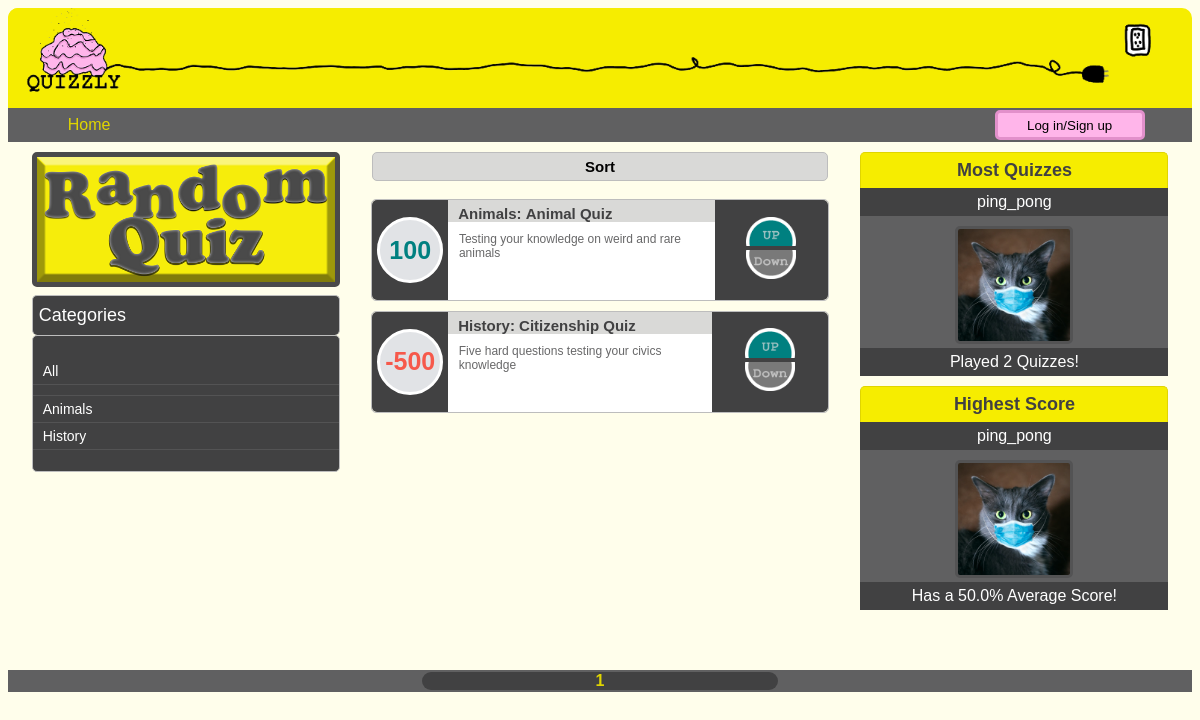
Page /1/All/default (signed in) on the committed database.
### tables this page shows
CREATE TABLE quizzes (quiz_id INTEGER PRIMARY KEY, title STRING, description STRING, author STRING, category STRING, votes INTEGER, date_created DATETIME);

CREATE TABLE votes (vote_id INTEGER PRIMARY KEY, quiz_id INTEGER, user_id INTEGER, upvote BOOL, downvote BOOL, FOREIGN KEY(quiz_id) REFERENCES quizzes(quiz_id), FOREIGN KEY(user_id) REFERENCES users(user_id));

CREATE TABLE users (user_id INTEGER PRIMARY KEY, username STRING, email STRING, password STRING, image STRING);

### app.py (the view)
@app.route("/<int:page>/<string:category>/<string:sort_by>")
def get_start(page = 1, category='All', sort_by = 'default'):
    update_user()
    prompts  ={"date":"quizzes.date_created DESC", "default":"quizzes.quiz_id", "highest_score":"quizzes.votes DESC", "lowest_score":"quizzes.votes"}
    res = get_quiz_list(prompts[sort_by], category)
    results = get_db_content("SELECT DISTINCT category FROM quizzes ORDER BY category", None, True)
    categories = [result[0] for result in results]
    start = (page-1)*10
    end = page*10
    if len(res) < end:
        end = len(res)
    if len(res) < start:
        start = int(end/10)*10
    number_of_pages = int(len(res)/10)
    if len(res)%10 > 0:
        number_of_pages += 1
    if number_of_pages <= page:
        page = number_of_pages
    results = get_db_content("SELECT username, user_id, COUNT(quiz_history.user) AS quiz_count FROM users INNER JOIN quiz_history ON quiz_history.user = users.user_id GROUP BY username ORDER BY quiz_count DESC LIMIT 1", None, True)
    print(results)
    most_quizzes = [result for result in results[0]]
    fname = "images/ProfilePics/{}.png".format(most_quizzes[1])
    most_quizzes[1] = url_for("static", filename=fname)
    results = get_db_content("SELECT username, user_id, (AVG(quiz_history.result))*100/5 AS quiz_avg FROM users INNER JOIN quiz_history ON quiz_history.user = users.user_id GROUP BY username ORDER BY quiz_avg DESC LIMIT 1", None, True)
    best_avg = [result for result in results[0]]
    fname = "images/ProfilePics/{}.png".format(best_avg[1])
    best_avg[1] = url_for("static", filename=fname)
    print(results)
    return render_template("start.html", quizzes=res[start:end], categories=categories, number_of_pages = number_of_pages, current_page = page, category=category, sort_by=sort_by, most_quizzes = most_quizzes, best_avg = best_avg )

### User.py (called while the page is built)
    def get_user_id(self):
        print(f"user id:{self._id}")
        return self._id

### app.py (called while the page is built)
def get_db_content(query, tup, fetchall=False):
    conn = sqlite3.connect(DATABASE)
    cursor = conn.cursor()
    if fetchall:
        if tup == None:
            result = cursor.execute(query).fetchall()
        else:
            result = cursor.execute(query, tup).fetchall()
    else:
        if tup == None:
            result = cursor.execute(query).fetchone()
        else:
            result = cursor.execute(query, tup).fetchone()
    conn.close()
    return result

def update_user():
    if session.get("USER_ID"):
        global user
        user = User(session.get("USER_ID"))

def get_quiz_list(order_by="quizzes.quiz_id", category = ""):
    if order_by == "default":
        order_by = "quizzes.quiz_id"
    if category == "All":
        category = ""
    query = "SELECT quizzes.quiz_id, quizzes.title, quizzes.description, quizzes.author, quizzes.category, quizzes.votes, votes.upvote, votes.downvote FROM quizzes LEFT JOIN votes ON votes.quiz_id = quizzes.quiz_id AND user_id=? WHERE quizzes.category LIKE '{}%' ORDER BY {} ".format(category, order_by)
    results = get_db_content(query,(user.get_user_id(), ), True)
    return [dict(zip(('id', 'title', 'description', 'author', 'category', 'votes', 'upvotes','downvotes'), result)) for result in results]

### templates/start.html (shortened to what this page needs)
{% extends "base.html" %}
        {%block head %}<link rel = "stylesheet" href = {{url_for('static', filename='css/style.css')}}/>{%endblock%}
         {%block sort%}
        <div class = "home_button" onclick="go_to('/')">Home</div>
        <li class = "logbutton-container">
              <button class = "login-button" id = "login-button" onclick="sign_up()">Log in/Sign up</button>
        </li>
        {%endblock%}
        {% block left %}
        <ul>
            <li class = "randomQuizContainer"><button class = "randomQuiz" onclick="play_random_quiz()"><img src = {{url_for('static', filename = "images/Buttons/randomquiz.png")}}/></button></li>
            <li class = "categories">Categories</li>
            <li>
                <ul class = "categoriesItems">
                    <li class = "categoriesAll" onclick="sort_by_category(this.innerHTML)">All</li>
                    <li></li>
                    {% for category in categories %}
                    <li class = "category" onclick="sort_by_category(this.innerHTML)">{{category}}</li>
                    {% endfor %}
                </ul>
            </li>
        </ul>
        {% endblock %}
        {% block middle %}
        <ul class = "quizcontainer">
            <li class = "sortopt-container">
            <div class = "sortopt">Sort
            </div>
        </li>
           {% for quiz in quizzes %}
            <li class = "innerContainer" >
                <ul class = "inner">
                  {% if quiz.votes >= 0 %}
                 <li class = "totalvote" id = "{{quiz.id}}_votes">{{quiz.votes}}</li>
                 {%else%}
                 <li class = "totalvote" id = "{{quiz.id}}_votes" style="color: #f6594b;">{{quiz.votes}}</li>
                 {%endif%}
                 <li><ul class = "subject" onclick="blub(this.id)" id= "{{quiz.id}}">
                    <li class = "subject-title">{{quiz.category}}: <span>{{ quiz.title }}</span></li>
                    <li class = "subject-desc">{{ quiz.description }}</li>
                 </ul></li>
                 <li class = "voteContainer"><ul class = "vote">
                     {% if quiz.upvotes == 1%}
                    <li class = "upvote"><img  class = "d1" id = "{{quiz.id}}_upv" src={{url_for('static', filename = "images/Buttons/up.png")}} onclick="upvote(this)"/></li>
                    {% else %}
                    <li class = "upvote"><img class = "d2" id = "{{quiz.id}}_upv" src={{url_for('static', filename = "images/Buttons/up.png")}} onclick="upvote(this)"/></li>
                    {% endif %}
                    {% if quiz.downvotes == 1 %}
                    <li class = "downvote"><img class = "d1" id = "{{quiz.id}}_downv" src={{ url_for('static',filename = "images/Buttons/down.png")}}/ onclick="downvote(this)"></li>
                    {%else%}
                    <li class = "downvote"><img class = "d2" id = "{{quiz.id}}_downv" src={{ url_for('static',filename = "images/Buttons/down.png")}}/ onclick="downvote(this)"></li>
                    {% endif %}
                </ul></li>
                 </ul>
             </li>
             {% endfor %}
        </ul>
        {% endblock %}
            {% block right %}
            <ul class = "topplayer">
                <li class = "topplayer-headline"><div>Most Quizzes</div></li>
                <li><ul>
                    <li class = "ppheadl">{{most_quizzes[0]}}</li>
                    <li class ="topPlayerPP"><img  src = {{most_quizzes[1]}}/></li>
                    <li class = "ppheadl subl">Played {{most_quizzes[2]}} Quizzes!</li>
                </ul></li>
            </ul>
        </li>
        <li>
            <ul class = "topplayer">
                <li class = "topplayer-headline"><div>Highest Score</div></li>
                <li><ul>
                    <li class = "ppheadl">{{best_avg[0]}}</li>
                    <li class ="topPlayerPP"><img src = {{best_avg[1]}}/></li>
                    <li class = "ppheadl subl">Has a {{best_avg[2]}}% Average Score!</li>
                </ul></li>
            </ul>
        </li>
            {% endblock %}

### templates/base.html (shortened to what this page needs)
<html>
    <head>
        <div class = "header">
            <ul>
                <li>
                <img class = "logo" src ={{url_for('static', filename='images/logo2.png')}}/>
                </li>
            </ul>
        </div>
        {% block head %}{% endblock %}
        <link rel = "stylesheet" href = {{url_for('static', filename='css/style_dashboard.css')}}/>
        <link rel = "stylesheet" href = {{url_for('static', filename='css/style-custom-message.css')}}/>
    </head>
    <body>
     <ul class = sort>
        {% block sort %}
        {% endblock %}
     </ul>
<ul class = "outter">
    <li class = "left">
        {% block left %}{% endblock %}
    </li>
    <li class = "middle">
        {% block middle %}{% endblock %}
    </li>
    <li class = "right">
        <ul>
            <li>
                <ul>{% block right %} {% endblock %}</ul>
            </li>
        </ul>
    </body>
<footer><div class = "page_nav" id = "page_nav"></div></footer>
</html>

### static/css/style.css (style rules this page uses)
body { font-family: Arial, Helvetica, sans-serif; background-color:#fffeeb; }
.randomQuiz { background-color: white; padding: 0; text-align: center; border: 5px solid #414142; border-radius: 5px; opacity: 0.95; cursor: pointer; width: 100%; }
.randomQuiz img { width: 100%; vertical-align: middle; }
footer { background-color: #606061; flex-direction: row; justify-content: left; align-items: center; padding-top: 2px; padding-bottom: 2px; margin-top: 50px; margin-bottom: 0px; }
.page_nav { background-color: #414142; margin: auto; width: 30%; text-align: center; border-radius: 10px; }
.sort { background-color: #606061; flex-direction: row; justify-content: left; align-items: center; padding-top: 2px; padding-bottom: 2px; margin-bottom: 10px;; }
.home_button { margin-left: 5%; width: 50px; cursor: pointer; text-align: center; color: #e0d500; }
.sort li { width: 100%; margin-right: 4%; }
.sortopt { position: relative; text-align: center; width: 30%; margin: auto; font-size: 15px; font-weight: bold; cursor: pointer; }
.sortopt-container { background-color:#d9d9d7; width: 96%; padding-top: 5px; padding-bottom: 5px; border-radius: 5px; margin: auto; margin-bottom: 10px; border: 1px solid #bdbdbd; }
.logbutton-container { display: flex; flex-direction: row; justify-content: flex-end; }
.logbutton-container button { width: 150px; height: 30px; border-radius: 5px; margin-left: 5px; }
.login-button { background-color: #ffb5ea; border: 3px solid #e290cb; cursor: pointer; }
.header { background-color:#f6ed00; overflow: hidden; border-top-right-radius: 10px; border-top-left-radius: 10px; padding:0; height: 100px; }
.logo { height: 100px; }
.totalvote { display: flex; margin-left: 5px; margin-right: 5px; font-size: 25px; font-weight: bolder; color: #008080; background-color:#e1e3e6; width: 60px; height: 60px; align-items: center; justify-content: center; border: 3px solid white; border-radius: 100%; }
.upvote img { width: 50px; cursor: pointer; }
.downvote img { width: 50px; cursor: pointer; }
.d2 { filter: grayscale(100%); }
.voteContainer { margin: auto; width: 18%; display: flex; justify-content: center; }
.vote { margin:0; padding: 0;; }
.vote li { margin:0; padding:0; }
.subject { height: 100px; width: 100%; background-color: white; }
.subject-title { font-size: 15px; color: #414142; max-width: 320px; margin-bottom: 5px; padding-top: 5px; padding-left: 10px; background-color: #d9d9d7; font-weight: bold; }
.subject-title span { font-size: 15px; font-weight: bolder; }
.subject-desc { margin-left: 4%; margin-top: 5px; color: #686869; font-size:12px; flex-wrap: wrap; }
ul { list-style-type:none; margin:0; padding:0; display: flex; flex-direction: column; }
.innerContainer { border: 1px solid #bdbdbd; border-radius: 5px; margin: 0.5em; margin-bottom: 0.1em; cursor: pointer; }
.outter { flex-direction: row; justify-content: space-evenly; }
.inner { flex-direction: row; justify-content: center; flex-wrap: wrap; border: none; align-items: center; background-color:#414142; border-radius: 5px; }
.left, .right { width: 26%; }
.randomQuizContainer { margin-bottom: 0.5em; }
.middle { width: 40%; }
.topplayer { text-align: center; }
.topplayer li { font-family: sans-serif; color: white; }
.topPlayerPP { background-color: #606061; }
.topPlayerPP img { width: 7em; height: 7em; border: 3px solid #535354; border-radius: 5px; margin-top: 10px; }
.ppheadl { background-color:#414142; padding-top: 5px; padding-bottom: 5px; }
.subl { margin-bottom: 10px; }
.topplayer-headline div { background-color: #f6ed00; border: 1px solid #e0d500; border-bottom: none; font-family: sans-serif; color:#414142; font-weight: bold; padding-top: 7px; padding-bottom: 7px; border-top-right-radius: 5px; border-top-left-radius: 5px; font-size: 18px;; }
.categories { background-color: #414142; font-size: 18px; padding-top: 3%; padding-bottom: 3%; padding-left: 2%; border: 1px solid #bdbdbd; border-bottom: none; border-radius: 5px; color: white; }
.categoriesItems { padding-top: 7%; padding-bottom: 7%; background-color: #414142; font-size: 14px; color: white; border: 1px solid #bdbdbd; border-radius: 5px; }
.categoriesItems li { border-bottom: 1px solid #535354; padding-left: 10px; padding-top:5px; padding-bottom:5px; cursor: pointer; }

### rows in the picture
quizzes: category "Animals"
quizzes: category "History"
votes: votes "100", category "Animals", title "Animal Quiz", description "Testing your knowledge on weird and rare animals"
votes: votes "-500", category "History", title "Citizenship Quiz", description "Five hard questions testing your civics knowledge"
users: username "ping_pong"

### other values in the picture
{{ most_quizzes[2] }} "2"
{{ best_avg[2] }} "50.0"
